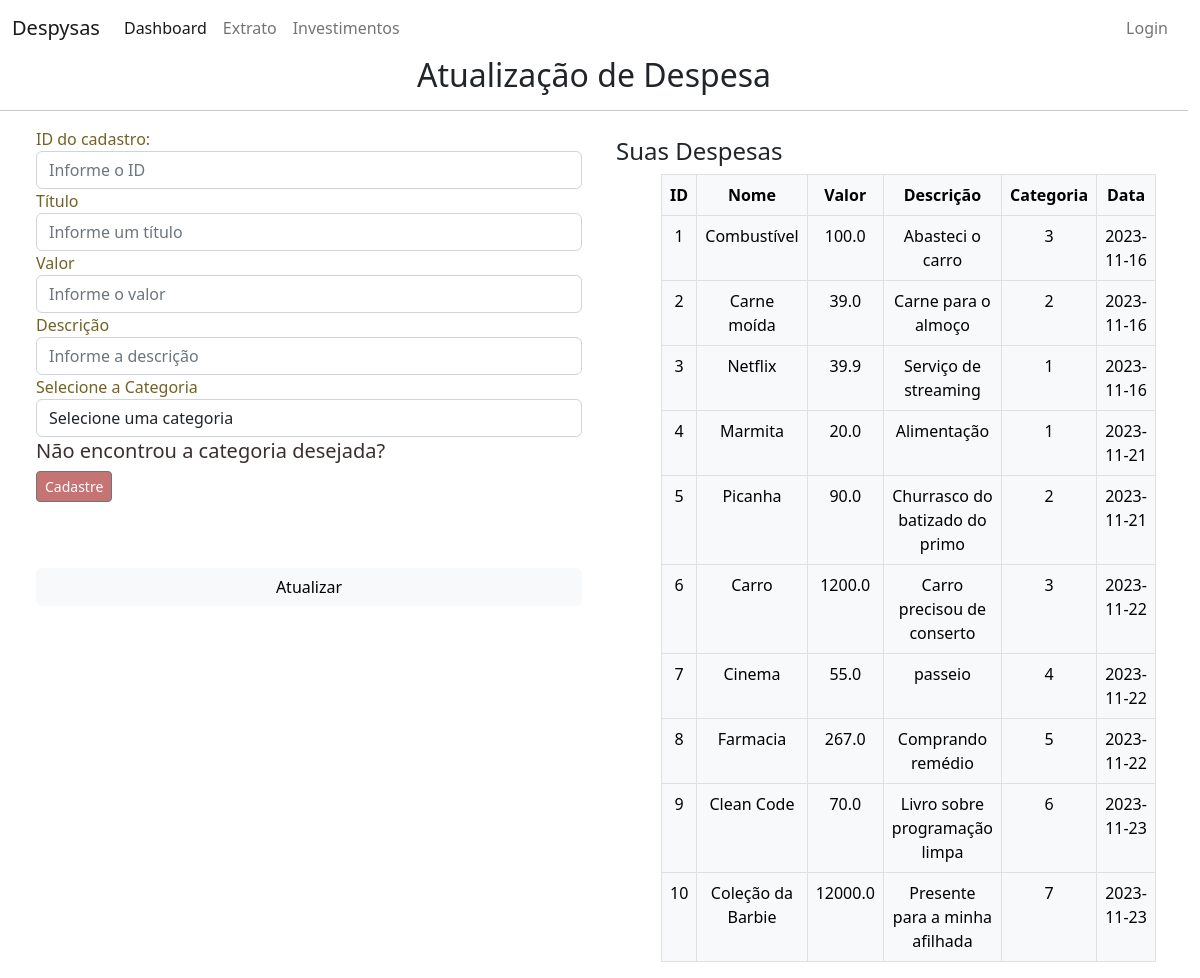
/editar_despesa, run on an earlier commit of the app's database.
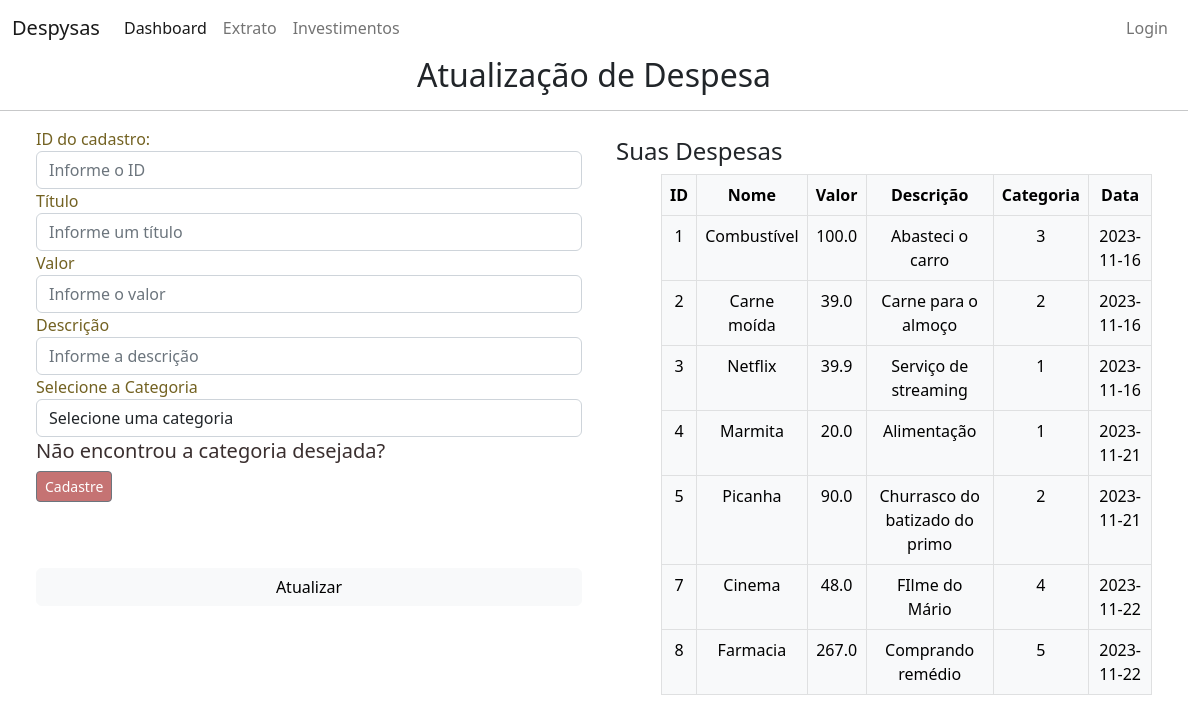
And on a later commit of the database.
### despysas/models.py (models this page shows)
class Despesas(db.Model):
    id = db.Column(db.Integer, primary_key=True)
    nome = db.Column(db.String(length=30), nullable=False)
    valor = db.Column(db.Float, nullable=False)
    descricao = db.Column(db.String(length=500), nullable=False)
    categoria = db.Column(db.Integer, db.ForeignKey('categorias.id'), nullable=False)
    data = db.Column(db.Date, default=date.today(), nullable=True)

### despysas/routes.py (the view, shortened to what this page needs)
@app.route('/editar_despesa', methods=['GET', 'POST'])
def page_edita_despesa():
    form = EditaFormDespesa() # consulta informacoes do formulario de cadastro de despesas
    form.categoria.choices = [(0,'Selecione uma categoria')]+[(cat.id, cat.nome) for cat in Categorias.query.all()]
    id = form.id.data
    return render_template("editar_despesa.html", despesa=Despesas.query.all(), form=form) # renderiza o formulario

### despysas/forms.py
class EditaFormDespesa(FlaskForm):
    id = IntegerField(label="ID do cadastro:", validators=[DataRequired()])
    nome = StringField(label="Título", validators=[Length(max=30), DataRequired()])
    valor = FloatField(label="Valor", validators=[DataRequired()])
    descricao = StringField(label="Descrição", validators=[Length(max=500), DataRequired()])
    categoria = SelectField(label="Selecione a Categoria", choices=[], validators=[DataRequired()])
    submit = SubmitField(label="Atualizar")

### despysas/templates/editar_despesa.html (shortened to what this page needs)
{% extends 'base.html' %}
{% block content %}
    <h2 style="text-align: center;">Atualização de Despesa</h2>
    <hr>
    <div class="container">
        <div class="row">
            <div class="col-sm-6">
                <form method="POST" class="form-register" id="CadastroFormDespesa" style="color: #736222;">
                    {{ form.id.label() }}
                    {{ form.id(class="form-control", placeholder="Informe o ID")}}
                    {{ form.nome.label() }}
                    {{ form.nome(class="form-control", placeholder="Informe um título")}}
                    {{ form.valor.label() }}
                    {{ form.valor(class="form-control", placeholder="Informe o valor")}}
                    {{ form.descricao.label() }}
                    {{ form.descricao(class="form-control", placeholder="Informe a descrição")}}
                    {{ form.categoria.label() }}
                    {{ form.categoria(class="form-control", id="categoria")}}
                    <div class="checkbox mb-3" style="padding-top: 2px; color: rgb(58, 47, 47);">
                        <h5>Não encontrou a categoria desejada?</h5>
                        <a href="{{url_for('page_cadastro_categoria')}}" class="btn btn-sm btn-secondary">Cadastre</a>
                    </div>
                    <div class="d-grid" style="padding-top: 50px;">
                        {{ form.submit(class="btn btn-md btn-light")}}
                    </div>
                </form>
            </div>
            <div class="col-sm-6">
                <h4 style="margin-left: 10px; margin-top: 10px;">Suas Despesas</h4>
                <table class="table table-hover table-bordered table-light" style="max-width: 90%; text-align: center; margin-left: 55px;">
                    <thead>
                        <th scope="col">ID</th>
                        <th scope="col">Nome</th>
                        <th scope="col">Valor</th>
                        <th scope="col">Descrição</th>
                        <th scope="col">Categoria</th>
                        <th scope="col">Data</th>
                    </thead>
                    <tbody>
                        {% for item in despesa %}
                        <tr>
                            <td>{{item.id}}</td>
                            <td>{{item.nome}}</td>
                            <td>{{item.valor}}</td>
                            <td>{{item.descricao}}</td>
                            <td>{{item.categoria}}</td>
                            <td>{{item.data}}</td>
                        </tr>
                        {% endfor %}
                    </tbody>
                </table>
            </div>
        </div>
    </div>
{% endblock %}

What changed in the data, as far as the page shows it:
removed Despesas: id "6", nome "Carro", valor "1200.0", descricao "Carro precisou de conserto", categoria "3", data "2023-11-22"
removed Despesas: id "9", nome "Clean Code", valor "70.0", descricao "Livro sobre programação limpa", categoria "6", data "2023-11-23"
removed Despesas: id "10", nome "Coleção da Barbie", valor "12000.0", descricao "Presente para a minha afilhada", categoria "7", data "2023-11-23"
changed Despesas "Cinema": valor "55.0" → "48.0"; descricao "passeio" → "FIlme do Mário"
